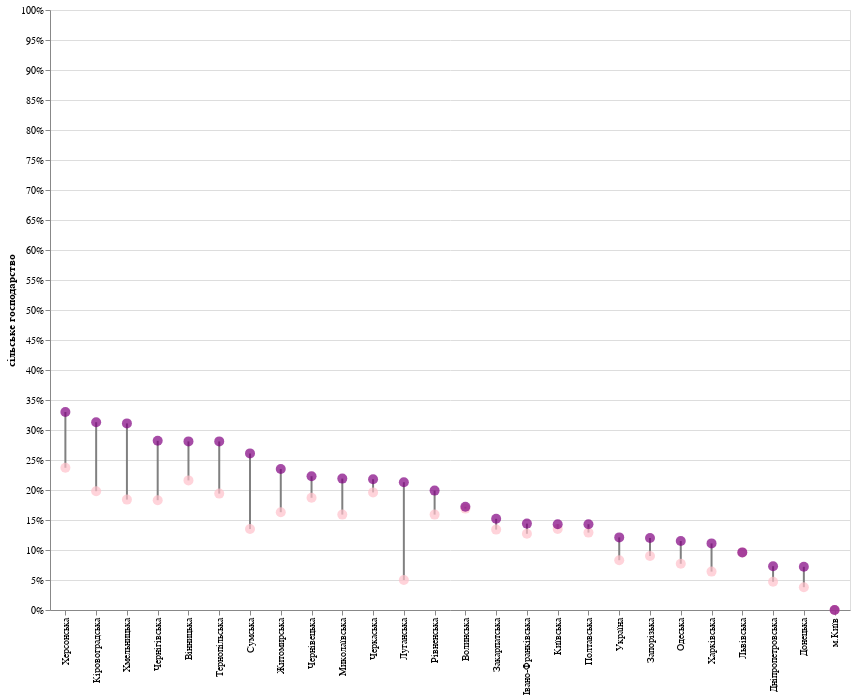

Notebook cell for this chart:
### Markdown cell above
Для того, щоб імплементувати ідеї та зробити графік зрозумілішим, я спершу взяла за основу - розбиття графіків на підграфіки за одиницею структури.

### Code cell
lines = alt.Chart(data).mark_line().encode(
    x = alt.X('Регіон:N', title=None, 
#               scale=alt.Scale(domain=[1,len(data)+1], nice=False),
#               axis=alt.Axis(tickCount=data.shape[0], 
#             labels=False,
#             values=[i for i in range(1, len(data)+1)], grid=False),
              sort=alt.Sort(field='сільське господарство', op='max', order='descending')),
    
    y = alt.Y('сільське господарство:Q', 
              scale=alt.Scale(domain=[0,1], nice=False), 
              axis=alt.Axis(grid=True, format='%')),
              
    color=alt.Color('Регіон:N', legend=None, scale=alt.Scale(range=['grey'])))

points = alt.Chart(data).mark_circle(size = 100).encode(
    x = alt.X('Регіон:N', sort=alt.Sort(field='сільське господарство', op='max', order='descending')),
    y = alt.Y('сільське господарство:Q'),
    color  = alt.Color('Рік:Q', scale=alt.Scale(range=['pink', 'purple']), legend=None),
    tooltip = alt.Tooltip('Рік:Q')
)

alt.layer(lines, points).properties(width = 800, height = 600)

### Figure 1 — Vega-Lite specification as saved in the notebook (floating-point values rounded to 4 significant figures)
{"config": {"view": {"continuousWidth": 400, "continuousHeight": 300}}, "layer": [{"mark": "line", "encoding": {"color": {"type": "nominal", "field": "Регіон", "legend": null, "scale": {"range": ["grey"]}}, "x": {"type": "nominal", "field": "Регіон", "sort": {"field": "сільське господарство", "op": "max", "order": "descending"}, "title": null}, "y": {"type": "quantitative", "axis": {"format": "%", "grid": true}, "field": "сільське господарство", "scale": {"domain": [0, 1], "nice": false}}}}, {"mark": {"type": "circle", "size": 100}, "encoding": {"color": {"type": "quantitative", "field": "Рік", "legend": null, "scale": {"range": ["pink", "purple"]}}, "tooltip": {"type": "quantitative", "field": "Рік"}, "x": {"type": "nominal", "field": "Регіон", "sort": {"field": "сільське господарство", "op": "max", "order": "descending"}}, "y": {"type": "quantitative", "field": "сільське господарство"}}}], "data": {"name": "data-c8bfe92ac6ca2ab3b03c83558c3c93f6"}, "height": 600, "width": 800, "$schema": "https://vega.github.io/schema/vega-lite/v4.8.1.json", "datasets": {"data-c8bfe92ac6ca2ab3b03c83558c3c93f6": [{"Регіон, рік": "Україна, 2010", "сільське господарство": 0.083, "промисловість": 0.259, "будівництво": 0.033, "послуги": 0.573, "державне управління": 0.052, "Регіон": "Україна", "Рік": 2010}, {"Регіон, рік": "Україна, 2017", "сільське господарство": 0.121, "промисловість": 0.252, "будівництво": 0.025, "послуги": 0.537, "державне управління": 0.065, "Регіон": "Україна", "Рік": 2017}, {"Регіон, рік": "Вінницька, 2010", "сільське господарство": 0.216, "промисловість": 0.193, "будівництво": 0.041, "послуги": 0.474, "державне управління": 0.076, "Регіон": "Вінницька", "Рік": 2010}, {"Регіон, рік": "Вінницька, 2017", "сільське господарство": 0.281, "промисловість": 0.214, "будівництво": 0.02, "послуги": 0.398, "державне управління": 0.087, "Регіон": "Вінницька", "Рік": 2017}, {"Регіон, рік": "Волинська, 2010", "сільське господарство": 0.169, "промисловість": 0.156, "будівництво": 0.032, "послуги": 0.577, "державне управління": 0.066, "Регіон": "Волинська", "Рік": 2010}, {"Регіон, рік": "Волинська, 2017", "сільське господарство": 0.172, "промисловість": 0.154, "будівництво": 0.021, "послуги": 0.577, "державне управління": 0.076, "Регіон": "Волинська", "Рік": 2017}, {"Регіон, рік": "Дніпропетровська, 2010", "сільське господарство": 0.047, "промисловість": 0.477, "будівництво": 0.018, "послуги": 0.431, "державне управління": 0.027, "Регіон": "Дніпропетровська", "Рік": 2010}, {"Регіон, рік": "Дніпропетровська, 2017", "сільське господарство": 0.073, "промисловість": 0.482, "будівництво": 0.018, "послуги": 0.384, "державне управління": 0.043, "Регіон": "Дніпропетровська", "Рік": 2017}, {"Регіон, рік": "Донецька, 2010", "сільське господарство": 0.038, "промисловість": 0.458, "будівництво": 0.033, "послуги": 0.444, "державне управління": 0.027, "Регіон": "Донецька", "Рік": 2010}, {"Регіон, рік": "Донецька, 2017", "сільське господарство": 0.072, "промисловість": 0.499, "будівництво": 0.017, "послуги": 0.35, "державне управління": 0.062, "Регіон": "Донецька", "Рік": 2017}, {"Регіон, рік": "Житомирська, 2010", "сільське господарство": 0.163, "промисловість": 0.215, "будівництво": 0.029, "послуги": 0.5, "державне управління": 0.093, "Регіон": "Житомирська", "Рік": 2010}, {"Регіон, рік": "Житомирська, 2017", "сільське господарство": 0.235, "промисловість": 0.19, "будівництво": 0.015, "послуги": 0.438, "державне управління": 0.122, "Регіон": "Житомирська", "Рік": 2017}, {"Регіон, рік": "Закарпатська, 2010", "сільське господарство": 0.134, "промисловість": 0.19, "будівництво": 0.038, "послуги": 0.566, "державне управління": 0.072, "Регіон": "Закарпатська", "Рік": 2010}, {"Регіон, рік": "Закарпатська, 2017", "сільське господарство": 0.152, "промисловість": 0.151, "будівництво": 0.031, "послуги": 0.574, "державне управління": 0.092, "Регіон": "Закарпатська", "Рік": 2017}, {"Регіон, рік": "Запорізька,2010", "сільське господарство": 0.09, "промисловість": 0.386, "будівництво": 0.02, "послуги": 0.457, "державне управління": 0.047, "Регіон": "Запорізька", "Рік": 2010}, {"Регіон, рік": "Запорізька,2017", "сільське господарство": 0.12, "промисловість": 0.424, "будівництво": 0.012, "послуги": 0.387, "державне управління": 0.057, "Регіон": "Запорізька", "Рік": 2017}, {"Регіон, рік": "Івано-Франківська, 2010", "сільське господарство": 0.127, "промисловість": 0.241, "будівництво": 0.043, "послуги": 0.527, "державне управління": 0.062, "Регіон": "Івано-Франківська", "Рік": 2010}, {"Регіон, рік": "Івано-Франківська, 2017", "сільське господарство": 0.144, "промисловість": 0.28, "будівництво": 0.045, "послуги": 0.467, "державне управління": 0.064, "Регіон": "Івано-Франківська", "Рік": 2017}, {"Регіон, рік": "Київська, 2010", "сільське господарство": 0.135, "промисловість": 0.182, "будівництво": 0.05, "послуги": 0.56, "державне управління": 0.073, "Регіон": "Київська", "Рік": 2010}, {"Регіон, рік": "Київська, 2017", "сільське господарство": 0.143, "промисловість": 0.215, "будівництво": 0.042, "послуги": 0.487, "державне управління": 0.113, "Регіон": "Київська", "Рік": 2017}, {"Регіон, рік": "Кіровоградська, 2010", "сільське господарство": 0.198, "промисловість": 0.228, "будівництво": 0.023, "послуги": 0.475, "державне управління": 0.076, "Регіон": "Кіровоградська", "Рік": 2010}, {"Регіон, рік": "Кіровоградська, 2017", "сільське господарство": 0.313, "промисловість": 0.191, "будівництво": 0.012, "послуги": 0.395, "державне управління": 0.089, "Регіон": "Кіровоградська", "Рік": 2017}, {"Регіон, рік": "Луганська, 2010", "сільське господарство": 0.05, "промисловість": 0.51, "будівництво": 0.017, "послуги": 0.373, "державне управління": 0.05, "Регіон": "Луганська", "Рік": 2010}, {"Регіон, рік": "Луганська, 2017", "сільське господарство": 0.213, "промисловість": 0.231, "будівництво": 0.01, "послуги": 0.391, "державне управління": 0.155, "Регіон": "Луганська", "Рік": 2017}, {"Регіон, рік": "Львівська, 2010", "сільське господарство": 0.096, "промисловість": 0.174, "будівництво": 0.04, "послуги": 0.614, "державне управління": 0.076, "Регіон": "Львівська", "Рік": 2010}, {"Регіон, рік": "Львівська, 2017", "сільське господарство": 0.096, "промисловість": 0.229, "будівництво": 0.027, "послуги": 0.571, "державне управління": 0.077, "Регіон": "Львівська", "Рік": 2017}, {"Регіон, рік": "Миколаївська, 2010", "сільське господарство": 0.159, "промисловість": 0.228, "будівництво": 0.033, "послуги": 0.522, "державне управління": 0.058, "Регіон": "Миколаївська", "Рік": 2010}, {"Регіон, рік": "Миколаївська, 2017", "сільське господарство": 0.219, "промисловість": 0.211, "будівництво": 0.016, "послуги": 0.454, "державне управління": 0.1, "Регіон": "Миколаївська", "Рік": 2017}, {"Регіон, рік": "Одеська, 2010", "сільське господарство": 0.077, "промисловість": 0.148, "будівництво": 0.031, "послуги": 0.685, "державне управління": 0.059, "Регіон": "Одеська", "Рік": 2010}, {"Регіон, рік": "Одеська, 2017", "сільське господарство": 0.115, "промисловість": 0.125, "будівництво": 0.046, "послуги": 0.638, "державне управління": 0.076, "Регіон": "Одеська", "Рік": 2017}, {"Регіон, рік": "Полтавська, 2010", "сільське господарство": 0.129, "промисловість": 0.424, "будівництво": 0.027, "послуги": 0.381, "державне управління": 0.039, "Регіон": "Полтавська", "Рік": 2010}, {"Регіон, рік": "Полтавська, 2017", "сільське господарство": 0.143, "промисловість": 0.541, "будівництво": 0.014, "послуги": 0.261, "державне управління": 0.041, "Регіон": "Полтавська", "Рік": 2017}, {"Регіон, рік": "Рівненська, 2010", "сільське господарство": 0.159, "промисловість": 0.265, "будівництво": 0.044, "послуги": 0.468, "державне управління": 0.064, "Регіон": "Рівненська", "Рік": 2010}, {"Регіон, рік": "Рівненська, 2017", "сільське господарство": 0.199, "промисловість": 0.245, "будівництво": 0.024, "послуги": 0.448, "державне управління": 0.084, "Регіон": "Рівненська", "Рік": 2017}, {"Регіон, рік": "Сумська, 2010", "сільське господарство": 0.135, "промисловість": 0.318, "будівництво": 0.021, "послуги": 0.454, "державне управління": 0.072, "Регіон": "Сумська", "Рік": 2010}, {"Регіон, рік": "Сумська, 2017", "сільське господарство": 0.261, "промисловість": 0.225, "будівництво": 0.011, "послуги": 0.399, "державне управління": 0.104, "Регіон": "Сумська", "Рік": 2017}, {"Регіон, рік": "Тернопільська, 2010", "сільське господарство": 0.194, "промисловість": 0.144, "будівництво": 0.039, "послуги": 0.544, "державне управління": 0.079, "Регіон": "Тернопільська", "Рік": 2010}, {"Регіон, рік": "Тернопільська, 2017", "сільське господарство": 0.281, "промисловість": 0.142, "будівництво": 0.017, "послуги": 0.486, "державне управління": 0.074, "Регіон": "Тернопільська", "Рік": 2017}, {"Регіон, рік": "Харківська, 2010", "сільське господарство": 0.064, "промисловість": 0.214, "будівництво": 0.039, "послуги": 0.637, "державне управління": 0.046, "Регіон": "Харківська", "Рік": 2010}, {"Регіон, рік": "Харківська, 2017", "сільське господарство": 0.111, "промисловість": 0.31, "будівництво": 0.026, "послуги": 0.493, "державне управління": 0.06, "Регіон": "Харківська", "Рік": 2017}, {"Регіон, рік": "Херсонська, 2010", "сільське господарство": 0.237, "промисловість": 0.165, "будівництво": 0.023, "послуги": 0.504, "державне управління": 0.071, "Регіон": "Херсонська", "Рік": 2010}, {"Регіон, рік": "Херсонська, 2017", "сільське господарство": 0.33, "промисловість": 0.151, "будівництво": 0.012, "послуги": 0.423, "державне управління": 0.084, "Регіон": "Херсонська", "Рік": 2017}, {"Регіон, рік": "Хмельницька, 2010", "сільське господарство": 0.184, "промисловість": 0.194, "будівництво": 0.035, "послуги": 0.502, "державне управління": 0.085, "Регіон": "Хмельницька", "Рік": 2010}, {"Регіон, рік": "Хмельницька, 2017", "сільське господарство": 0.311, "промисловість": 0.175, "будівництво": 0.019, "послуги": 0.406, "державне управління": 0.089, "Регіон": "Хмельницька", "Рік": 2017}, {"Регіон, рік": "Черкаська, 2010", "сільське господарство": 0.196, "промисловість": 0.259, "будівництво": 0.027, "послуги": 0.454, "державне управління": 0.064, "Регіон": "Черкаська", "Рік": 2010}, {"Регіон, рік": "Черкаська, 2017", "сільське господарство": 0.218, "промисловість": 0.252, "будівництво": 0.013, "послуги": 0.456, "державне управління": 0.061, "Регіон": "Черкаська", "Рік": 2017}, {"Регіон, рік": "Чернівецька, 2010", "сільське господарство": 0.187, "промисловість": 0.119, "будівництво": 0.053, "послуги": 0.544, "державне управління": 0.097, "Регіон": "Чернівецька", "Рік": 2010}, {"Регіон, рік": "Чернівецька, 2017", "сільське господарство": 0.223, "промисловість": 0.107, "будівництво": 0.031, "послуги": 0.548, "державне управління": 0.091, "Регіон": "Чернівецька", "Рік": 2017}, {"Регіон, рік": "Чернігівська, 2010", "сільське господарство": 0.183, "промисловість": 0.216, "будівництво": 0.02, "послуги": 0.485, "державне управління": 0.096, "Регіон": "Чернігівська", "Рік": 2010}, {"Регіон, рік": "Чернігівська, 2017", "сільське господарство": 0.282, "промисловість": 0.205, "будівництво": 0.011, "послуги": 0.396, "державне управління": 0.106, "Регіон": "Чернігівська", "Рік": 2017}, {"Регіон, рік": "м.Київ, 2010", "сільське господарство": 0.0, "промисловість": 0.062, "будівництво": 0.036, "послуги": 0.862, "державне управління": 0.04, "Регіон": "м.Київ", "Рік": 2010}, {"Регіон, рік": "м.Київ, 2017", "сільське господарство": 0.0, "промисловість": 0.101, "будівництво": 0.035, "послуги": 0.828, "державне управління": 0.036, "Регіон": "м.Київ", "Рік": 2017}]}}
